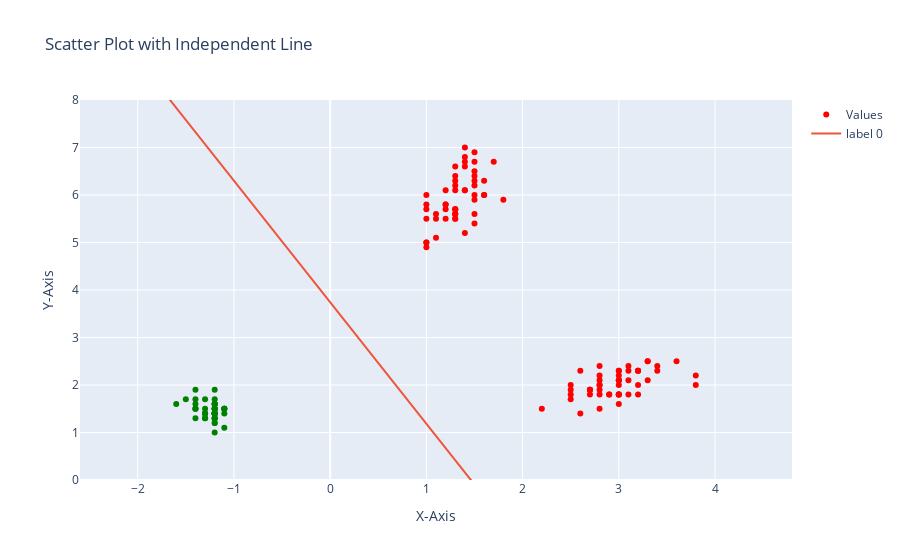
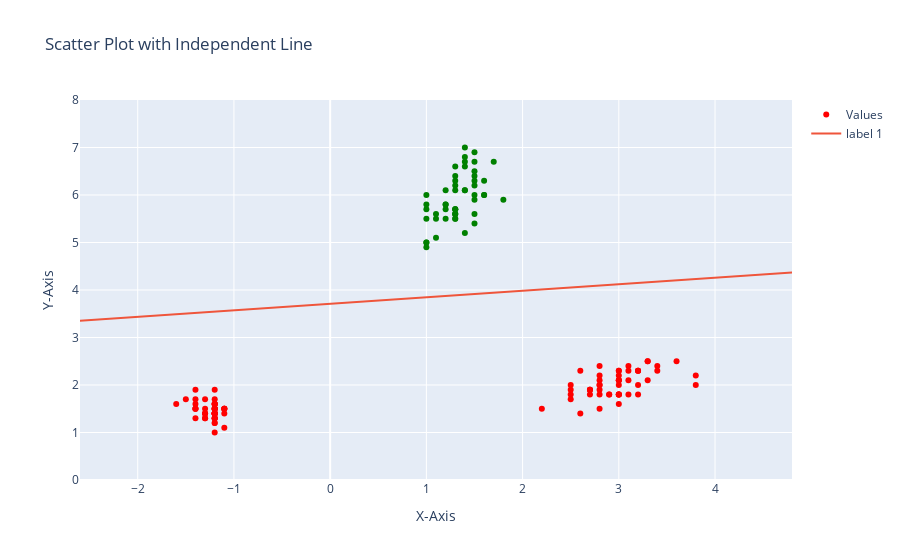
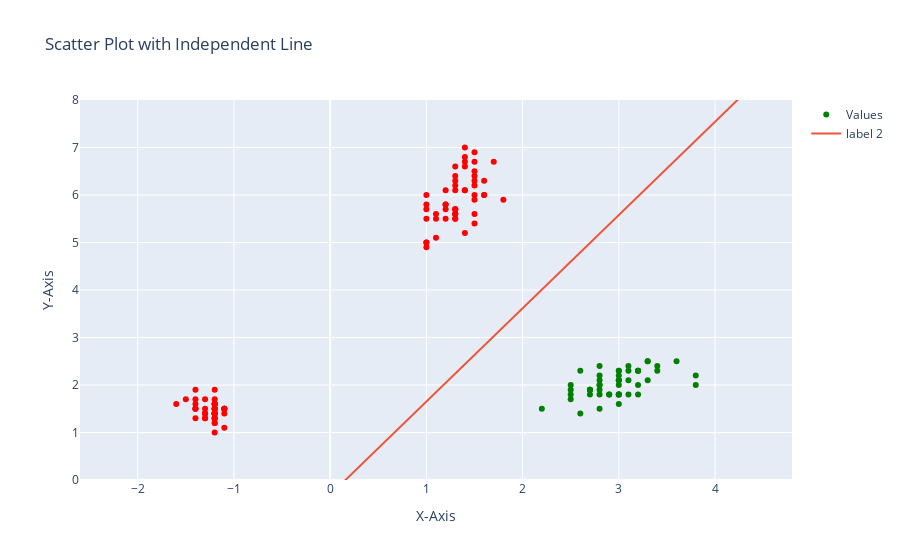

The code cell stored with these charts, in order, in its notebook:
### Markdown cell above
Classification de 3 classes

### Code cell
monocouche31 = table31()
result = predict(monocouche31, np.array((1,2.5, 1.5)))
print(result)

### Figure 1 — Plotly figure (JSON) as saved in the notebook; plotly's stock layout.template omitted (floating-point values rounded to 4 significant figures; data arrays with more than 128 entries replaced by an {"elided": "..."} marker saying what was removed)
{"data": [{"marker": {"color": {"elided": "150 str values"}}, "mode": "markers", "name": "Values", "type": "scatter", "x": {"elided": "150 float values"}, "y": {"elided": "150 float values"}}, {"mode": "lines", "name": "label 0", "type": "scatter", "x": {"elided": "400 float values"}, "y": {"elided": "400 float values"}}], "layout": {"title": {"text": "Scatter Plot with Independent Line"}, "xaxis": {"range": [-2.6, 4.8], "title": {"text": "X-Axis"}}, "yaxis": {"range": [0, 8], "title": {"text": "Y-Axis"}}}}

### Figure 2 — Plotly figure (JSON) as saved in the notebook; plotly's stock layout.template omitted (floating-point values rounded to 4 significant figures; data arrays with more than 128 entries replaced by an {"elided": "..."} marker saying what was removed)
{"data": [{"marker": {"color": {"elided": "150 str values"}}, "mode": "markers", "name": "Values", "type": "scatter", "x": {"elided": "150 float values"}, "y": {"elided": "150 float values"}}, {"mode": "lines", "name": "label 1", "type": "scatter", "x": {"elided": "400 float values"}, "y": {"elided": "400 float values"}}], "layout": {"title": {"text": "Scatter Plot with Independent Line"}, "xaxis": {"range": [-2.6, 4.8], "title": {"text": "X-Axis"}}, "yaxis": {"range": [0, 8], "title": {"text": "Y-Axis"}}}}

### Figure 3 — Plotly figure (JSON) as saved in the notebook; plotly's stock layout.template omitted (floating-point values rounded to 4 significant figures; data arrays with more than 128 entries replaced by an {"elided": "..."} marker saying what was removed)
{"data": [{"marker": {"color": {"elided": "150 str values"}}, "mode": "markers", "name": "Values", "type": "scatter", "x": {"elided": "150 float values"}, "y": {"elided": "150 float values"}}, {"mode": "lines", "name": "label 2", "type": "scatter", "x": {"elided": "400 float values"}, "y": {"elided": "400 float values"}}], "layout": {"title": {"text": "Scatter Plot with Independent Line"}, "xaxis": {"range": [-2.6, 4.8], "title": {"text": "X-Axis"}}, "yaxis": {"range": [0, 8], "title": {"text": "Y-Axis"}}}}
